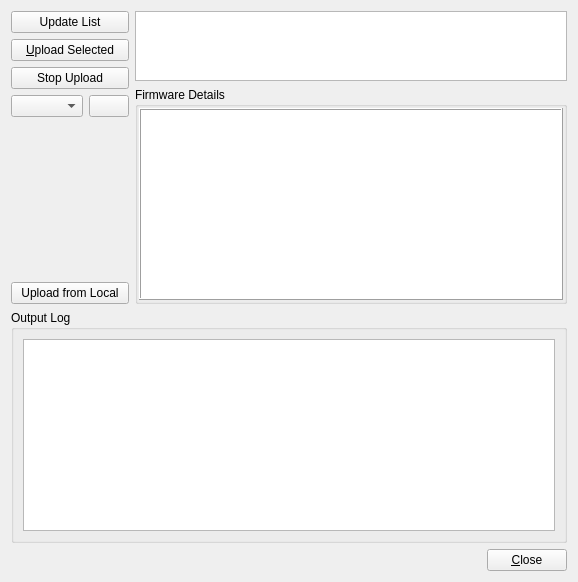
<?xml version="1.0" encoding="UTF-8"?>
<ui version="4.0">
 <class>Firmware</class>
 <widget class="QWidget" name="Firmware">
  <property name="geometry">
   <rect>
    <x>0</x>
    <y>0</y>
    <width>578</width>
    <height>570</height>
   </rect>
  </property>
  <property name="windowTitle">
   <string>Firmware Uploader</string>
  </property>
  <layout class="QVBoxLayout" name="verticalLayout_4">
   <item>
    <layout class="QGridLayout" name="gridLayout">
     <item row="0" column="0" rowspan="2">
      <layout class="QVBoxLayout" name="verticalLayout">
       <item>
        <widget class="QPushButton" name="cmdFetch">
         <property name="text">
          <string>Update List</string>
         </property>
        </widget>
       </item>
       <item>
        <widget class="QPushButton" name="cmdUploadOnline">
         <property name="text">
          <string>&amp;Upload Selected</string>
         </property>
        </widget>
       </item>
       <item>
        <widget class="QPushButton" name="cmdStopUpload">
         <property name="text">
          <string>Stop Upload</string>
         </property>
        </widget>
       </item>
       <item>
        <layout class="QHBoxLayout" name="horizontalLayout_2">
         <item>
          <widget class="QComboBox" name="cmbPort">
           <property name="sizePolicy">
            <sizepolicy hsizetype="Minimum" vsizetype="Fixed">
             <horstretch>0</horstretch>
             <verstretch>0</verstretch>
            </sizepolicy>
           </property>
          </widget>
         </item>
         <item>
          <widget class="QPushButton" name="cmdRefreshPorts">
           <property name="toolTip">
            <string>Refresh Available Serial Ports</string>
           </property>
           <property name="text">
            <string/>
           </property>
           <property name="icon">
            <iconset resource="Resources.qrc">
             <normaloff>:/Icons/refresh.svg</normaloff>:/Icons/refresh.svg</iconset>
           </property>
          </widget>
         </item>
        </layout>
       </item>
       <item>
        <spacer name="verticalSpacer">
         <property name="orientation">
          <enum>Qt::Vertical</enum>
         </property>
         <property name="sizeHint" stdset="0">
          <size>
           <width>20</width>
           <height>40</height>
          </size>
         </property>
        </spacer>
       </item>
       <item>
        <widget class="QPushButton" name="cmdOpenLocal">
         <property name="text">
          <string>Upload from Local</string>
         </property>
        </widget>
       </item>
      </layout>
     </item>
     <item row="0" column="1">
      <widget class="QListWidget" name="lstFirmwares">
       <property name="sizePolicy">
        <sizepolicy hsizetype="MinimumExpanding" vsizetype="Maximum">
         <horstretch>0</horstretch>
         <verstretch>0</verstretch>
        </sizepolicy>
       </property>
      </widget>
     </item>
     <item row="1" column="1">
      <widget class="QGroupBox" name="groupBox_2">
       <property name="sizePolicy">
        <sizepolicy hsizetype="Preferred" vsizetype="Maximum">
         <horstretch>0</horstretch>
         <verstretch>0</verstretch>
        </sizepolicy>
       </property>
       <property name="title">
        <string>Firmware Details</string>
       </property>
       <property name="flat">
        <bool>false</bool>
       </property>
       <layout class="QVBoxLayout" name="verticalLayout_3">
        <property name="spacing">
         <number>1</number>
        </property>
        <property name="sizeConstraint">
         <enum>QLayout::SetDefaultConstraint</enum>
        </property>
        <property name="leftMargin">
         <number>1</number>
        </property>
        <property name="topMargin">
         <number>1</number>
        </property>
        <property name="rightMargin">
         <number>1</number>
        </property>
        <property name="bottomMargin">
         <number>1</number>
        </property>
        <item>
         <widget class="QTableWidget" name="infoTable">
          <property name="sizePolicy">
           <sizepolicy hsizetype="MinimumExpanding" vsizetype="Minimum">
            <horstretch>0</horstretch>
            <verstretch>0</verstretch>
           </sizepolicy>
          </property>
          <property name="frameShape">
           <enum>QFrame::Box</enum>
          </property>
          <property name="frameShadow">
           <enum>QFrame::Raised</enum>
          </property>
          <property name="alternatingRowColors">
           <bool>true</bool>
          </property>
          <property name="selectionMode">
           <enum>QAbstractItemView::SingleSelection</enum>
          </property>
          <property name="selectionBehavior">
           <enum>QAbstractItemView::SelectItems</enum>
          </property>
          <attribute name="horizontalHeaderVisible">
           <bool>false</bool>
          </attribute>
          <attribute name="verticalHeaderVisible">
           <bool>false</bool>
          </attribute>
         </widget>
        </item>
       </layout>
      </widget>
     </item>
    </layout>
   </item>
   <item>
    <widget class="QGroupBox" name="groupBox">
     <property name="sizePolicy">
      <sizepolicy hsizetype="Preferred" vsizetype="Minimum">
       <horstretch>0</horstretch>
       <verstretch>0</verstretch>
      </sizepolicy>
     </property>
     <property name="title">
      <string>Output Log</string>
     </property>
     <layout class="QVBoxLayout" name="verticalLayout_2">
      <item>
       <widget class="QPlainTextEdit" name="outputLog">
        <property name="sizePolicy">
         <sizepolicy hsizetype="Expanding" vsizetype="Minimum">
          <horstretch>0</horstretch>
          <verstretch>0</verstretch>
         </sizepolicy>
        </property>
       </widget>
      </item>
     </layout>
    </widget>
   </item>
   <item>
    <layout class="QHBoxLayout" name="horizontalLayout">
     <item>
      <spacer name="horizontalSpacer">
       <property name="orientation">
        <enum>Qt::Horizontal</enum>
       </property>
       <property name="sizeHint" stdset="0">
        <size>
         <width>40</width>
         <height>20</height>
        </size>
       </property>
      </spacer>
     </item>
     <item>
      <widget class="QPushButton" name="cmdClose">
       <property name="text">
        <string>&amp;Close</string>
       </property>
      </widget>
     </item>
    </layout>
   </item>
  </layout>
 </widget>
 <resources>
  <include location="Resources.qrc"/>
 </resources>
 <connections/>
</ui>
